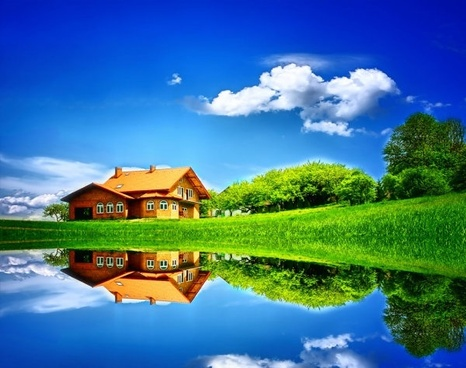
#> input picture xyz.jpg, 466 x 368 px
$ python '5bgr to gray.py'
#> lines starting #> are read from the running program, lines starting #| are printed output that depends on the picture
import cv2


srcBGR = cv2.imread("xyz.jpg")
#> srcBGR is the input picture: shape (368, 466, 3); mean B, G, R 148.6, 117.8, 62.9
destRGB = cv2.cvtColor(srcBGR,cv2.COLOR_BGR2GRAY)
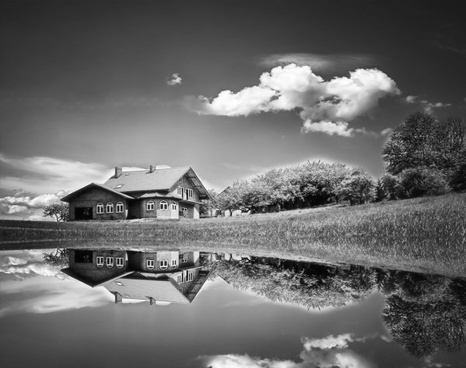
#> destRGB: shape (368, 466); min 1, max 255, mean 104.9

cv2.imshow('Original image',srcBGR)
cv2.waitKey(1)

cv2.imshow('rgbimage', destRGB)
cv2.waitKey(0)
cv2.destroyAllWindows()

$ run again, with road.jpg copied over xyz.jpg
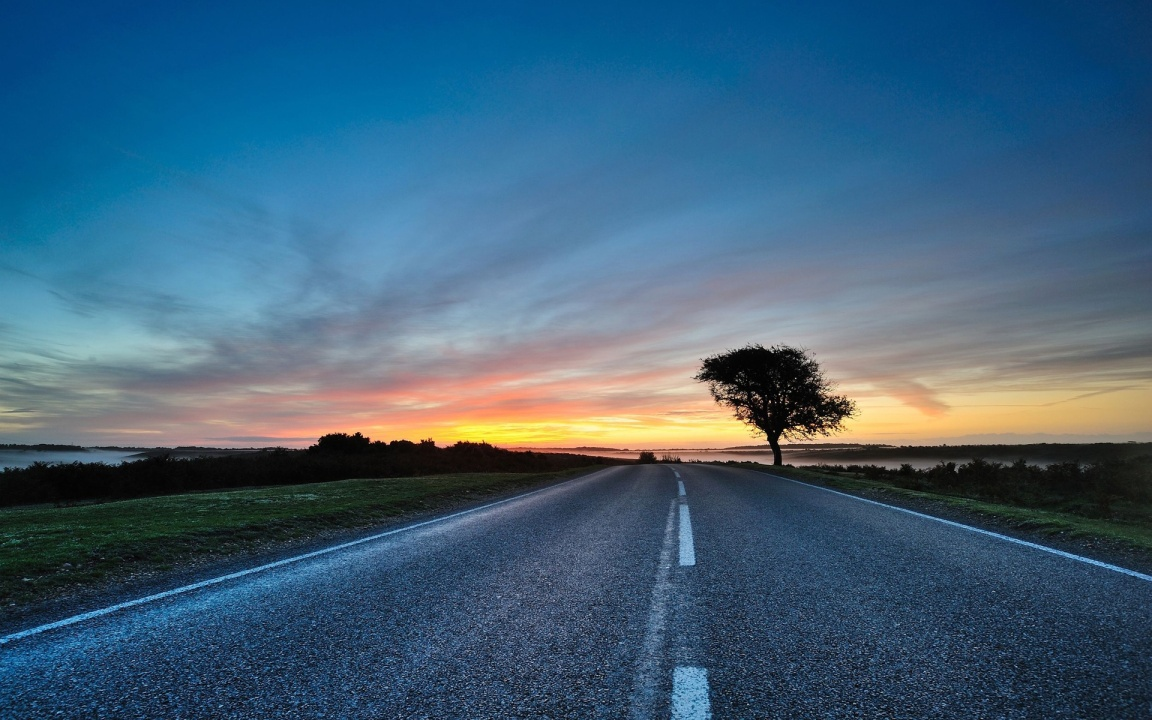
#> input picture road.jpg, 1152 x 720 px
#> srcBGR is the input picture: shape (720, 1152, 3); mean B, G, R 120.5, 97.1, 64.5
#> `destRGB = cv2.cvtColor(srcBGR,cv2.COLOR_BGR2GRAY)`:
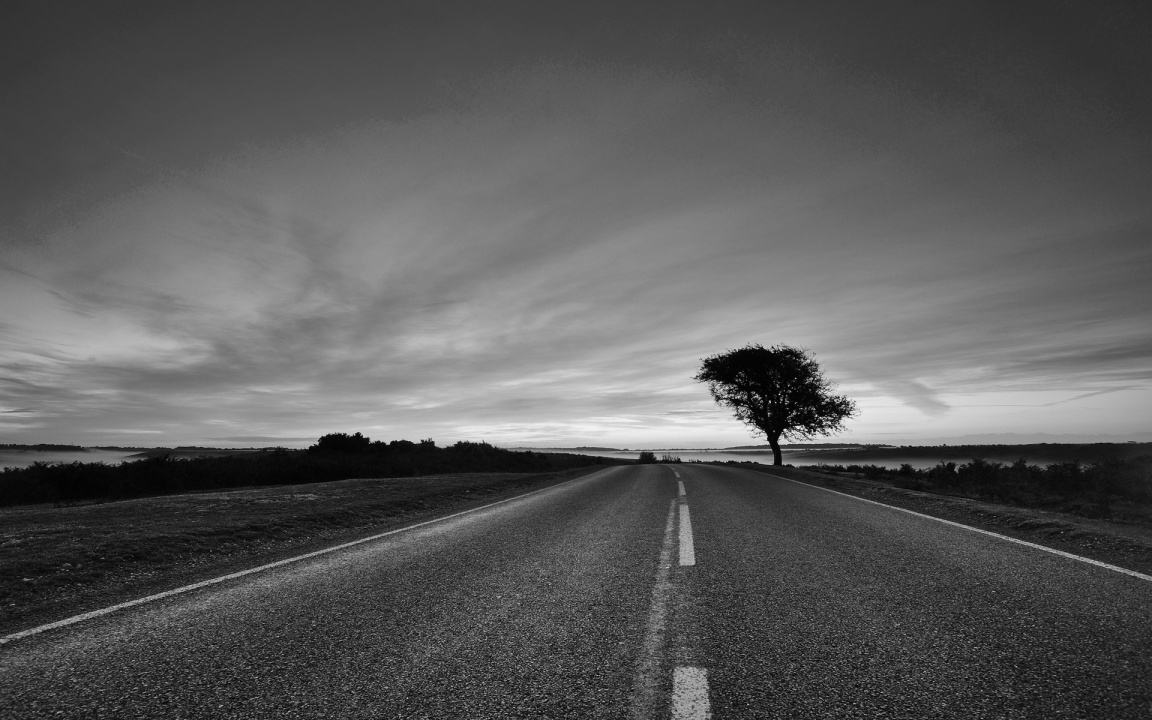
#> destRGB: shape (720, 1152); min 0, max 242, mean 90
